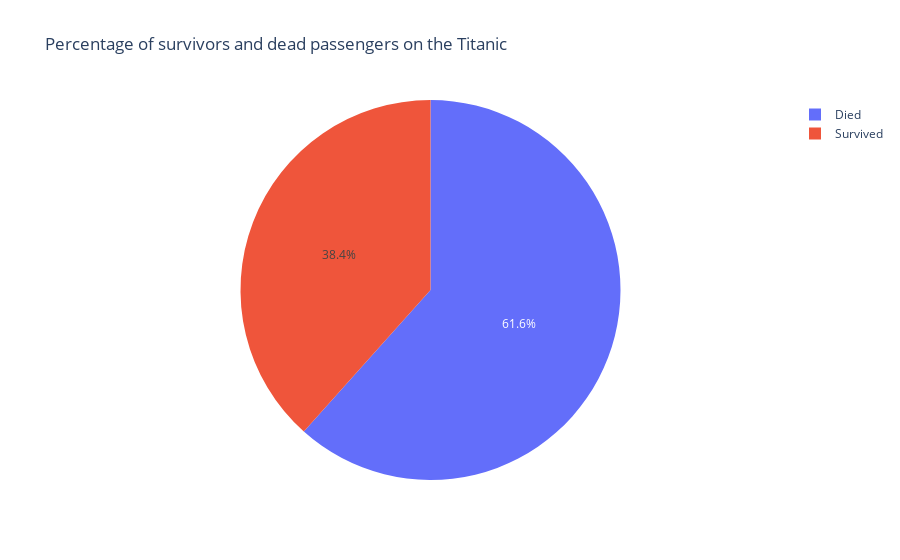

Notebook code cell kept with this figure:
### Markdown cell above
Создадим круговую диаграмму, которая визуализирует распределение статуса выживания пассажиров

### Code cell
# Prepare the data
# Group the data by the 'Survived' column and count the amount for each value
survival_counts = data['Survived'].value_counts().reset_index()
survival_counts.columns = ['Survived', 'Count']

# Add labels for convenience (0 - Died, 1 - Survived)
survival_counts['Status'] = survival_counts['Survived'].replace({0: 'Died', 1: 'Survived'})

fig = px.pie(
    survival_counts,
    values='Count',
    names='Status',  # labels
    title='Percentage of survivors and dead passengers on the Titanic'
)

fig.show()

### Figure 1 — Plotly figure (JSON) as saved in the notebook; plotly's stock layout.template omitted (floating-point values rounded to 4 significant figures)
{"data": [{"domain": {"x": [0, 1], "y": [0, 1]}, "hovertemplate": "Status=%{label}<br>Count=%{value}<extra></extra>", "labels": ["Died", "Survived"], "legendgroup": "", "name": "", "showlegend": true, "type": "pie", "values": [549, 342]}], "layout": {"legend": {"tracegroupgap": 0}, "title": {"text": "Percentage of survivors and dead passengers on the Titanic"}}}
